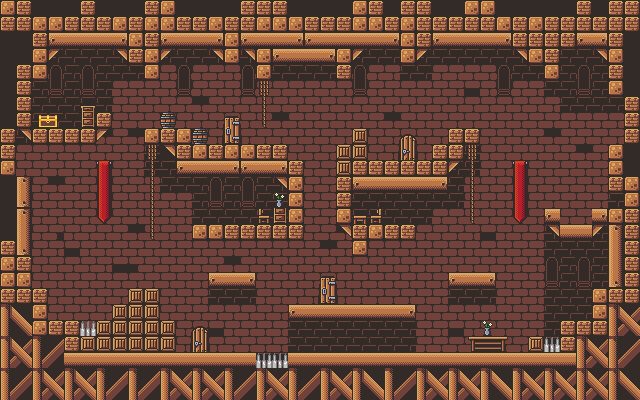

A level layout from a 2D game, rendered from its tile map. Below: a short description, then the map file with tile-grid data replaced by summaries:
An orthogonal 40x25 tile map with 16x16 px tiles, 4 tile layers (background, walls, environment, traps).

<map version="1.2" tiledversion="1.3.2" orientation="orthogonal" renderorder="left-up" compressionlevel="0" width="40" height="25" tilewidth="16" tileheight="16" infinite="0" nextlayerid="5" nextobjectid="1">
 <tileset firstgid="1" source="Arena.tsx" />
 <layer id="1" name="background" width="40" height="25">
  <data>[1000 cells, 896 non-empty, 9 distinct tile ids]</data>
 </layer>
 <layer id="2" name="walls" width="40" height="25">
  <data>[1000 cells, 413 non-empty, 30 distinct tile ids]</data>
 </layer>
 <layer id="3" name="environment" width="40" height="25">
  <data>[1000 cells, 61 non-empty, 26 distinct tile ids]</data>
 </layer>
 <layer id="4" name="traps" width="40" height="25">
  <data>[1000 cells, 4 non-empty, 1 distinct tile ids]</data>
 </layer>
</map>